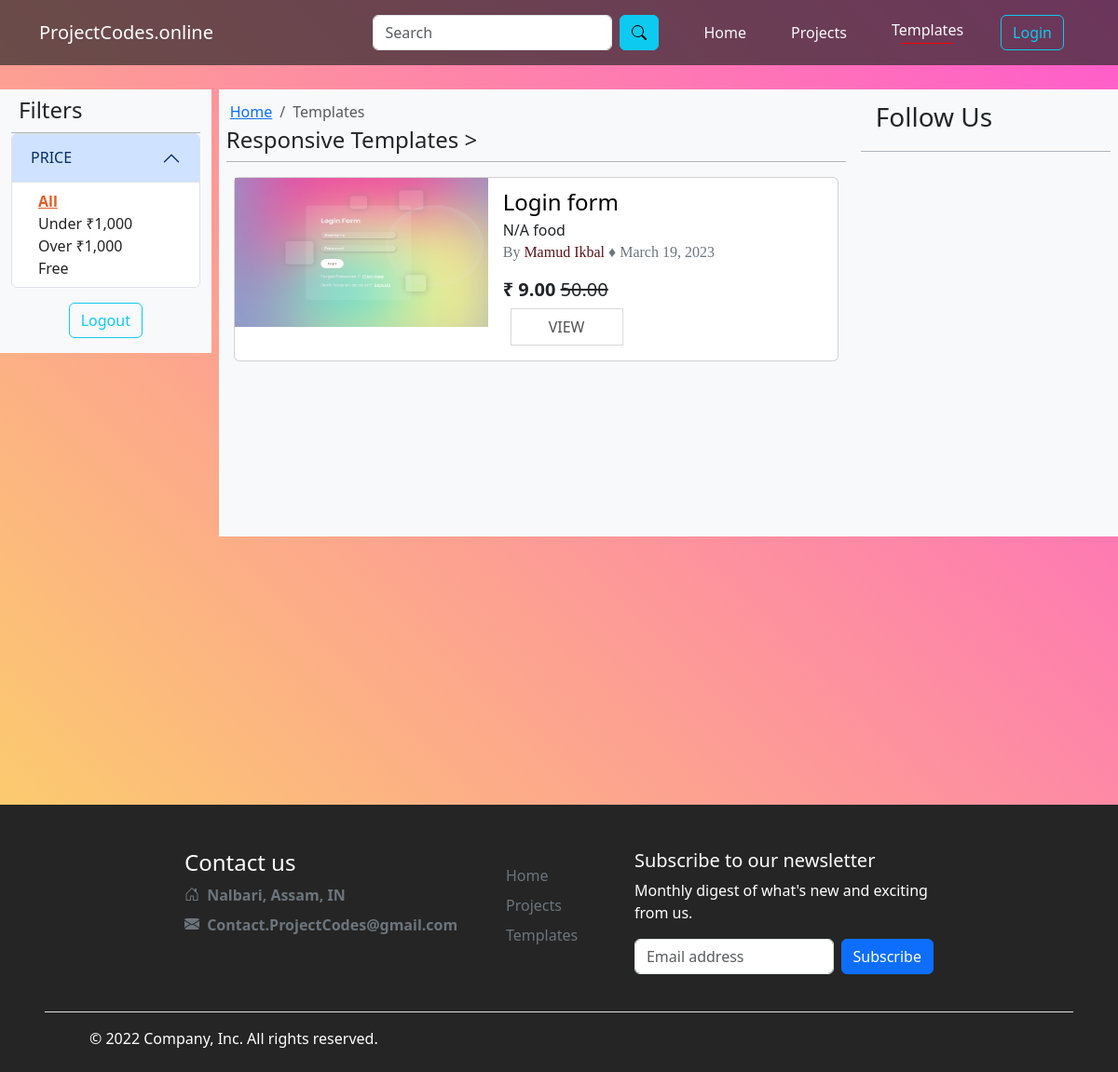
/templates/, run on the app's committed database.
### user/models.py (models this page shows, shortened)
class Project(models.Model):
    CATEGORY=(
        ('Project', 'Project'),
        ('Template', 'Template'),
    )
    SUB_CATEGORY=(
        ('Web Development', (
                ('Front-end Development', 'Front-end Development'),
                ('Backend', 'Backend'),
                ('Full-Stack', 'Full-Stack'),
            )
        ),
        ('Android Development', (
                ('Java', 'Java'),
                ('kotlin', 'Kotlin'),
            )
        ),
        ('Cyber Security', 'Cyber Security'),
        ('Others', (
                ('C','C'),
                ('C++','C++'),
                ('Python','Python')
            )
        ),
    )
    proj_id = models.BigAutoField(primary_key=True)
    title = models.CharField(max_length=100)
    short_Desc = models.CharField(max_length=500, blank=True)
    project_file=  models.FileField(null=True,blank=True, upload_to="projectFile/")
    full_Desc= models.TextField(blank=True)
    category = models.CharField(max_length=100, choices=CATEGORY)
    sub_category = models.CharField(max_length=100, choices=SUB_CATEGORY)
    used_language= models.CharField(max_length=500, null=True, blank=True)
    created_by= models.CharField(max_length=100, null=True, blank=True, default="Team Members")
    price= models.FloatField( blank=True, null=True)
    discounted_price = models.FloatField( blank=True , null=True)
    free = models.BooleanField(default=False)
    publish_date = models.DateTimeField(auto_now_add=True)
    last_modified_date = models.DateTimeField(auto_now=True)
    default_image= models.ImageField(null=True,blank=True, upload_to="Project_Image/")
    sourcecode_link= models.CharField(max_length=500,null=True, blank=True)

### user/views.py (the view)
# urls.py: path('templates/', views.templates, name="templates"),
def templates(request, data=None):
    if data == None:
        proj = Project.objects.filter(category='Template')
    if data == 'under1k':
        proj = Project.objects.filter(
            Q(category='Template', discounted_price__lte=999))
    elif data == 'over1k':
        proj = Project.objects.filter(
            category='Template', discounted_price__gte=999, free=False)
    elif data == 'free':
        proj = Project.objects.filter(category='Template', free=True)
    params = {'templates': proj, "cartCount": cartCount(
        request.user.id)}
    return render(request, 'user/templates.html', params)

### user/views.py (called while the page is built)
def cartCount(user_id):
    cart = Cart.objects.filter(user_id=user_id)
    cart = cart.count()
    return cart

### templates/user/templates.html (shortened to what this page needs)
{% extends 'user/basic.html' %}
{%load static %}
{%block csslink%}
<link rel="stylesheet" type="text/css" href="{% static 'user/css/project-cards.css'%}" />
{%endblock%}
{%block body%}
    <div class=" d-flex templates">
        <div class=" bg-light p-0 filters">
            <div class="container filterItem">
                <div class="border-bottom border-dark-subtle">
                    <h4 class=" m-2 d-flex justify-content-between">
                        <span>Filters</span>
                    </h4>
                </div>
                <div class="" id="collapseFilter">
                    <div class="">
                        <div class="accordion" id="accordionExample">
                            <div class="accordion-item">
                            <h2 class="accordion-header" id="headingOne">
                                <button class="accordion-button" type="button" data-bs-toggle="collapse" data-bs-target="#collapseOne" aria-expanded="true" aria-controls="collapseOne">
                                PRICE
                                </button>
                            </h2>
                            <div id="collapseOne" class="accordion-collapse collapse show" aria-labelledby="headingOne" data-bs-parent="#accordionExample">
                                <div class="accordion-body p-0 ps-2">
                                    <div class="row m-2 prfl">
                                        <a href="/templates/" class="prfltItm" id="all">All</a>
                                        <a href="/templates/under1k" class="prfltItm" id="under1k">Under ₹1,000</a>
                                        <a href="/templates/over1k" class="prfltItm" id="over1k">Over ₹1,000</a>
                                        <a href="/templates/free" class="prfltItm" id="free">Free</a>
                                </div>
                                </div>
                            </div>
                            </div>
                        </div>
                    </div>
                    <div class="p-3 d-flex">
                        <a href="/logout" class="btn btn-outline-info mx-auto">Logout</a>
                    </div>
                </div>
            </div>
        </div>
        <div class="= p-2 bg-light templates-body ">
            <nav aria-label="breadcrumb" class="p-1 my-0">
                <ol class="breadcrumb m-0 ">
                    <li class="breadcrumb-item"><a href="/">Home</a></li>
                    <li class="breadcrumb-item active" aria-current="page">Templates</li>
                </ol>
            </nav>
            <h4 class="pb-2 mb-3 border-bottom border-dark-subtle">Responsive Templates ></h4>
            {% if templates %}
                {% for item in templates %}
                    <div class="card ">
                        <div class="imgDiv ">
                            <a href="/templates/view/{{item.proj_id}}"><img src="/media/{{item.default_image}}" alt="{{item.title}}" srcset="" title="{{item.title}} {% if item.short_Desc %} ( {{item.short_Desc}} ){% endif %}"></a>
                        </div>
                        <div class="cardBody my-2 mx-3">
                            <a href="/templates/view/{{item.proj_id}}" class="title fs-4 ">{{item.title}}</a>
                            <div class="desc">
                                <p class="fs-6 m-0">{{item.full_Desc| truncatechars:130}}</p>
                                 <p class="m-0 text-secondary" style="font-family: 'Poppins';">By <span  class="fs-6 text-danger-emphasis">{{item.created_by}} </span>&diams; {{item.publish_date|date:"F d, Y"}} </p>
                            </div>
                            <div class=" align-items-center">
                                <h1 class="m-0 mt-3 fs-5">
                                    {% if  item.free %}
                                        <span class="fw-semibold ">Free</span>
                                        <span class="text-decoration-line-through "> {{item.price}}0</span>
                                    {% elif item.discounted_price %}
                                        <span class="fw-semibold fs-5">₹ {{item.discounted_price}}0</span>
                                        <span class="text-decoration-line-through"> {{item.price}}0</span>
                                    {%else%}
                                        <span class="fw-semibold fs-5"> ₹ {{item.price}}0</span>
                                    {%endif%}
                                </h1>
                                <div class="my-3 mx-2">
                                    <a href="/templates/view/{{item.proj_id}}" class="viewBtn">View</a>
                                </div>
                            </div>
                        </div>
                    </div>
                {% endfor %}
            {% endif %}
        </div>
        <div class=" p-2 bg-light template-footer">
            <div>
                <div class="border-bottom border-dark-subtle">
                    <p class="fs-3 px-3">Follow Us </p>
                </div>
            </div>
        </div>
    </div>
{%endblock body%}

### static/user/css/commonStyle.css (style rules this page uses)
:root { --dk-gray-100: #F3F4F6; --dk-gray-200: #E5E7EB; --dk-gray-300: #D1D5DB; --dk-gray-400: #9CA3AF; --dk-gray-500: #6B7280; --dk-gray-600: #4B5563; --dk-gray-700: #374151; --dk-gray-800: #1F2937; --dk-gray-900: #111827; --dk-dark-bg: #313348; --dk-darker-bg: #2a2b3d; --navbar-bg-color: #6f6486; --sidebar-bg-color: #252636; --sidebar-width: 250px; }
* { margin: 0; padding: 0; box-sizing: border-box; }
body { background: linear-gradient(45deg, #fbda61, #ff5acd); scroll-behavior: smooth; }
a { text-decoration: none; color:rgb(35, 34, 34); }
.breadcrumb a { color: rgba(var(--bs-link-color-rgb),var(--bs-link-opacity,1)); text-decoration: underline; }

### data on the page
Project: default_image (picture), title "Login form", full_Desc "N/A food", created_by "Mamud Ikbal", publish_date "March 19, 2023", discounted_price "9.0", price "50.0"
